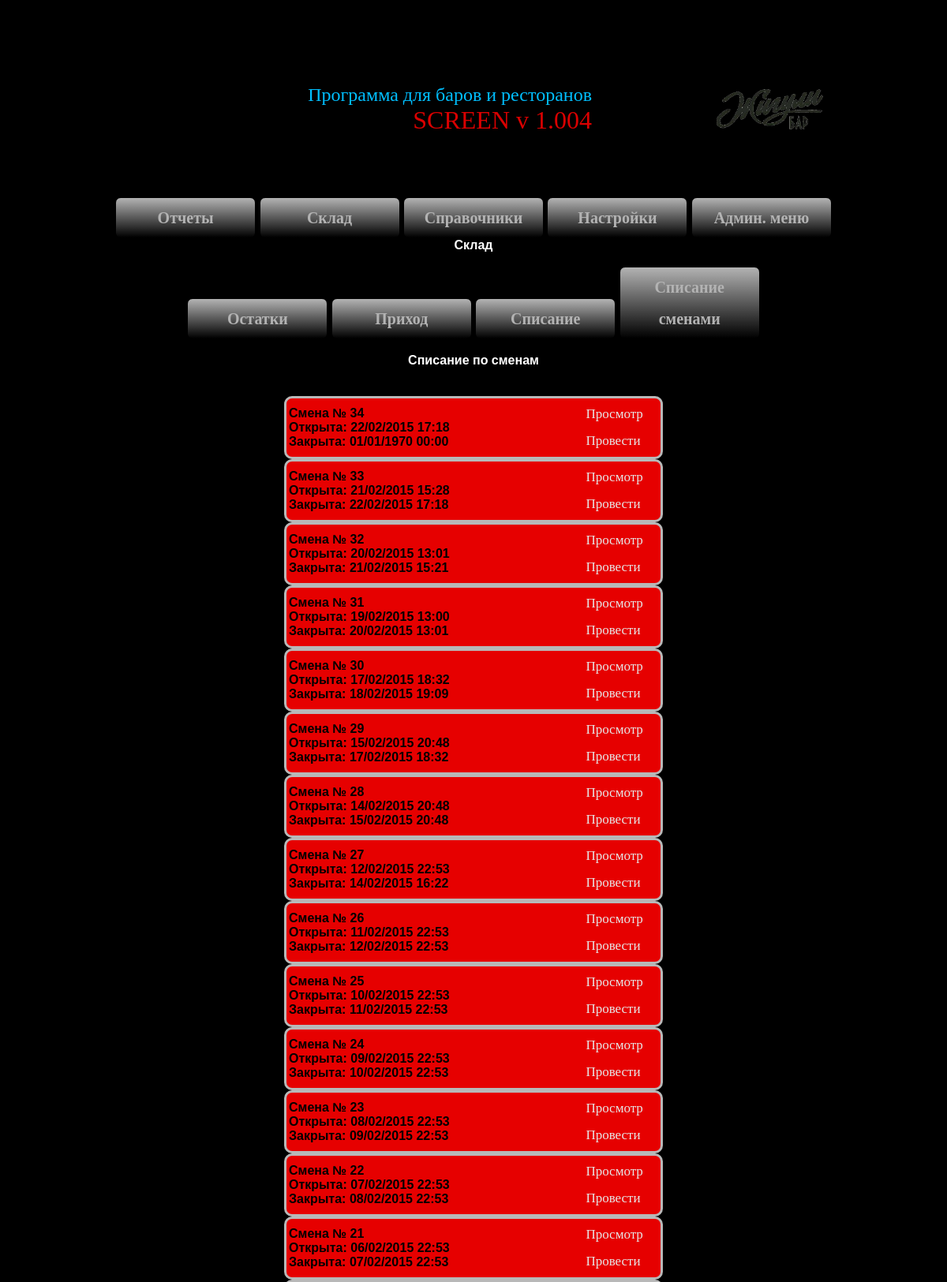
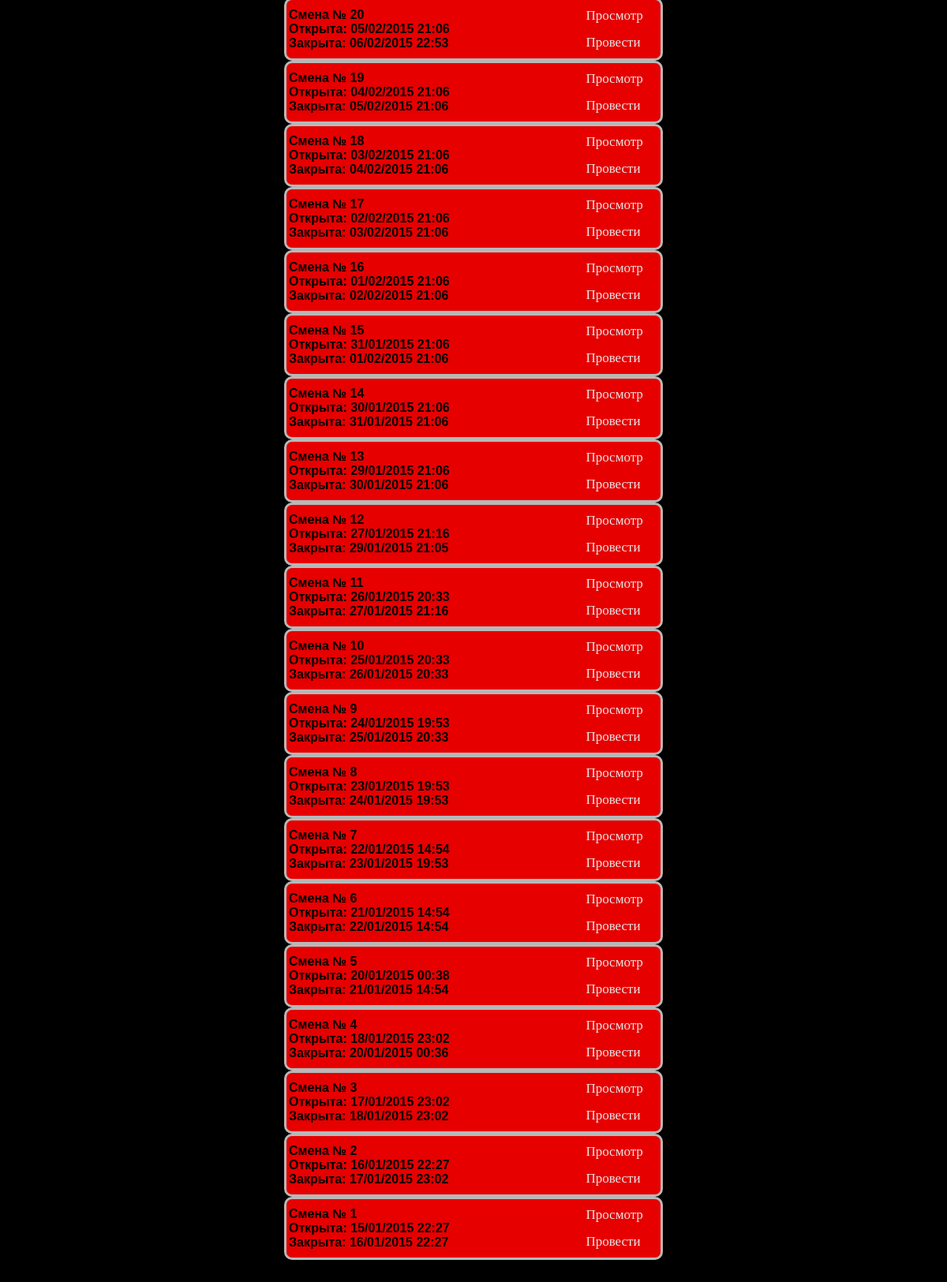
The page /localhost/index2.php?st=sklad&sp=calculation on the database its author committed (2 pictures, top to bottom).
### tables this page shows
CREATE TABLE IF NOT EXISTS `settings` (
  `id` int(11) NOT NULL AUTO_INCREMENT,
  `name` text NOT NULL,
  `value` text NOT NULL,
  `text` text NOT NULL,
  `visible` text NOT NULL,
  PRIMARY KEY (`id`)
);

CREATE TABLE IF NOT EXISTS `change` (
  `id` int(11) NOT NULL AUTO_INCREMENT,
  `status` text NOT NULL,
  `calc_status` text NOT NULL,
  `waitres` text NOT NULL,
  `date_open` text NOT NULL,
  `date_close` text NOT NULL,
  PRIMARY KEY (`id`)
);

### localhost/conf.php (called while the page is built, shortened)
<?php
$ath = mysql_query("select * from settings where name='programm_version';");
if($ath)
{
while($author = mysql_fetch_array($ath))
$version = $author[value];
}
?>

### localhost/calculation.php (the view, shortened to what this page needs)
<center><b>Списание по сменам</b></center>
<br>
<br>
<center>
<?php
include"conf.php";
$ath = mysql_query("SELECT * FROM  `change` ORDER BY id DESC");
if($ath)
{
while($author = mysql_fetch_array($ath))
if ($author[id] <>''){
$dto = date( 'd/m/Y H:i', $author[date_open] );
$dtc = date( 'd/m/Y H:i', $author[date_close] );
if ($author[calc_status] == '0') {
echo"
<table width='40%' id='ugolkrug' bgcolor='red'>
";
}
echo"
<tr>
<td width='80%'>
<font color='black'><b>Смена № $author[id]
<br>
Открыта: $dto
<br>
Закрыта: $dtc
</b></font><br>
</td>
<td width='20%'>
<a href='?st=sklad&sp=calculation_view&id=$author[id]'>Просмотр</a>
";
if ($author[calc_status] == '0') {
echo"
<br>
<a href='?st=sklad&sp=calculation_edit&id=$author[id]'>Провести</a>
";
}
echo"
</td>
</tr>
</table>
";
}}
?>
</center>
<br>
<br>
<br>

### localhost/index2.php (shortened to what this page needs)
<?php include"style.css"; include"conf.php"; ?>
<html>
<head>
<head>
</head>
<body>
<table  border="0" cellspacing="0" cellpadding="0" align="center" width='100%' height='100%'>
<tr>
<td width=25%'  >
<table  border="0" cellspacing="0" cellpadding="0" align="center" width='100%' height='10%'>
<tr>
<td width=50%'>
<p class='top3'>
<font color='deepskyblue' size='+2'>
Программа для баров и ресторанов</font><br><font color='darkskyblue' size='+3'>
SCREEN v <?php echo"$version"; ?></font></p>
</td>
</td>
<td width='10%'>
</td>
<td width='20%'>
<br><br>
<img src='img/logo2.png' style=" width: 50%;   border-radius: 30px; -webkit-border-radius: 30px; -moz-border-radius: 30px;">
<br>
<br>
<br>
</td>
</tr>
</table>
<center>
<table  border="0" cellspacing="0" cellpadding="0" align="center" width='100%' height='10%'>
<tr>
<td width=100%'>
<center>
<?php include"menu.php"; ?>
</center>
</td>
</tr>
</table>
</center>
<table  border="0" cellspacing="0" cellpadding="0" align="center" width='100%' height='70%'>
<tr>
<td width=100%'>
<center>
<?php
if ($_GET[st] == 'sklad') {include"sklad.php";}
?>
</center>
</td>
</tr>
</table>
</body>
</html>

### rows shown on the page
settings: value "1.004"
change: id "34", date_open "22/02/2015 17:18", date_close "01/01/1970 00:00"
change: id "33", date_open "21/02/2015 15:28", date_close "22/02/2015 17:18"
change: id "32", date_open "20/02/2015 13:01", date_close "21/02/2015 15:21"
change: id "31", date_open "19/02/2015 13:00", date_close "20/02/2015 13:01"
change: id "30", date_open "17/02/2015 18:32", date_close "18/02/2015 19:09"
change: id "29", date_open "15/02/2015 20:48", date_close "17/02/2015 18:32"
change: id "28", date_open "14/02/2015 20:48", date_close "15/02/2015 20:48"
change: id "27", date_open "12/02/2015 22:53", date_close "14/02/2015 16:22"
change: id "26", date_open "11/02/2015 22:53", date_close "12/02/2015 22:53"
change: id "25", date_open "10/02/2015 22:53", date_close "11/02/2015 22:53"
change: id "24", date_open "09/02/2015 22:53", date_close "10/02/2015 22:53"
change: id "23", date_open "08/02/2015 22:53", date_close "09/02/2015 22:53"
change: id "22", date_open "07/02/2015 22:53", date_close "08/02/2015 22:53"
change: id "21", date_open "06/02/2015 22:53", date_close "07/02/2015 22:53"
change: id "20", date_open "05/02/2015 21:06", date_close "06/02/2015 22:53"
change: id "19", date_open "04/02/2015 21:06", date_close "05/02/2015 21:06"
change: id "18", date_open "03/02/2015 21:06", date_close "04/02/2015 21:06"
change: id "17", date_open "02/02/2015 21:06", date_close "03/02/2015 21:06"
change: id "16", date_open "01/02/2015 21:06", date_close "02/02/2015 21:06"
change: id "15", date_open "31/01/2015 21:06", date_close "01/02/2015 21:06"
change: id "14", date_open "30/01/2015 21:06", date_close "31/01/2015 21:06"
change: id "13", date_open "29/01/2015 21:06", date_close "30/01/2015 21:06"
change: id "12", date_open "27/01/2015 21:16", date_close "29/01/2015 21:05"
change: id "11", date_open "26/01/2015 20:33", date_close "27/01/2015 21:16"
change: id "10", date_open "25/01/2015 20:33", date_close "26/01/2015 20:33"
change: id "9", date_open "24/01/2015 19:53", date_close "25/01/2015 20:33"
change: id "8", date_open "23/01/2015 19:53", date_close "24/01/2015 19:53"
change: id "7", date_open "22/01/2015 14:54", date_close "23/01/2015 19:53"
change: id "6", date_open "21/01/2015 14:54", date_close "22/01/2015 14:54"
change: id "5", date_open "20/01/2015 00:38", date_close "21/01/2015 14:54"
change: id "4", date_open "18/01/2015 23:02", date_close "20/01/2015 00:36"
change: id "3", date_open "17/01/2015 23:02", date_close "18/01/2015 23:02"
change: id "2", date_open "16/01/2015 22:27", date_close "17/01/2015 23:02"
change: id "1", date_open "15/01/2015 22:27", date_close "16/01/2015 22:27"
